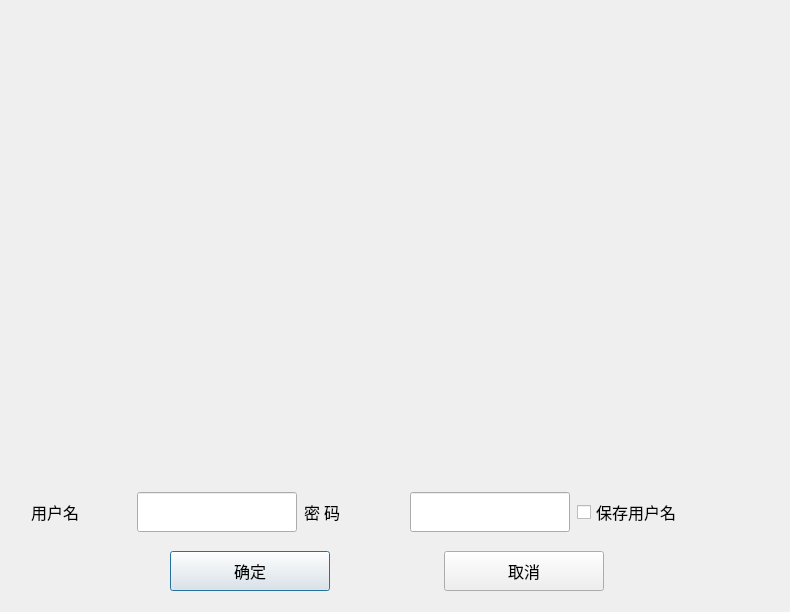
<?xml version="1.0" encoding="UTF-8"?>
<ui version="4.0">
 <class>LoginDialog</class>
 <widget class="QDialog" name="LoginDialog">
  <property name="geometry">
   <rect>
    <x>0</x>
    <y>0</y>
    <width>790</width>
    <height>612</height>
   </rect>
  </property>
  <property name="font">
   <font>
    <family>Times New Roman</family>
    <pointsize>12</pointsize>
   </font>
  </property>
  <property name="windowTitle">
   <string>Dialog</string>
  </property>
  <widget class="QLabel" name="label">
   <property name="geometry">
    <rect>
     <x>20</x>
     <y>20</y>
     <width>731</width>
     <height>451</height>
    </rect>
   </property>
   <property name="minimumSize">
    <size>
     <width>1</width>
     <height>0</height>
    </size>
   </property>
   <property name="maximumSize">
    <size>
     <width>2000</width>
     <height>2000</height>
    </size>
   </property>
   <property name="text">
    <string/>
   </property>
   <property name="pixmap">
    <pixmap resource="images.qrc">:/images/splash2.jpg</pixmap>
   </property>
   <property name="scaledContents">
    <bool>true</bool>
   </property>
  </widget>
  <widget class="QWidget" name="">
   <property name="geometry">
    <rect>
     <x>30</x>
     <y>490</y>
     <width>710</width>
     <height>44</height>
    </rect>
   </property>
   <layout class="QHBoxLayout" name="horizontalLayout_3">
    <item>
     <layout class="QHBoxLayout" name="horizontalLayout">
      <item>
       <widget class="QLabel" name="label_2">
        <property name="minimumSize">
         <size>
          <width>100</width>
          <height>40</height>
         </size>
        </property>
        <property name="maximumSize">
         <size>
          <width>100</width>
          <height>40</height>
         </size>
        </property>
        <property name="text">
         <string>用户名</string>
        </property>
       </widget>
      </item>
      <item>
       <widget class="QLineEdit" name="editUser">
        <property name="minimumSize">
         <size>
          <width>160</width>
          <height>40</height>
         </size>
        </property>
        <property name="maximumSize">
         <size>
          <width>160</width>
          <height>40</height>
         </size>
        </property>
       </widget>
      </item>
     </layout>
    </item>
    <item>
     <layout class="QHBoxLayout" name="horizontalLayout_2">
      <item>
       <widget class="QLabel" name="label_3">
        <property name="minimumSize">
         <size>
          <width>100</width>
          <height>40</height>
         </size>
        </property>
        <property name="maximumSize">
         <size>
          <width>100</width>
          <height>40</height>
         </size>
        </property>
        <property name="text">
         <string>密 码</string>
        </property>
       </widget>
      </item>
      <item>
       <widget class="QLineEdit" name="editPSWD">
        <property name="minimumSize">
         <size>
          <width>160</width>
          <height>40</height>
         </size>
        </property>
        <property name="maximumSize">
         <size>
          <width>160</width>
          <height>40</height>
         </size>
        </property>
        <property name="echoMode">
         <enum>QLineEdit::Password</enum>
        </property>
       </widget>
      </item>
     </layout>
    </item>
    <item>
     <widget class="QCheckBox" name="chkBoxSave">
      <property name="minimumSize">
       <size>
        <width>160</width>
        <height>40</height>
       </size>
      </property>
      <property name="maximumSize">
       <size>
        <width>160</width>
        <height>40</height>
       </size>
      </property>
      <property name="text">
       <string>保存用户名</string>
      </property>
     </widget>
    </item>
   </layout>
  </widget>
  <widget class="QWidget" name="">
   <property name="geometry">
    <rect>
     <x>170</x>
     <y>550</y>
     <width>434</width>
     <height>42</height>
    </rect>
   </property>
   <layout class="QHBoxLayout" name="horizontalLayout_4">
    <item>
     <widget class="QPushButton" name="btnOK">
      <property name="minimumSize">
       <size>
        <width>160</width>
        <height>40</height>
       </size>
      </property>
      <property name="maximumSize">
       <size>
        <width>160</width>
        <height>40</height>
       </size>
      </property>
      <property name="text">
       <string>确定</string>
      </property>
      <property name="icon">
       <iconset resource="C:/Users/Lenovo/Desktop/资源/QT5.9Samp2019/chap06Forms/samp6_5SplashLogin/res.qrc">
        <normaloff>:/images/images/704.bmp</normaloff>:/images/images/704.bmp</iconset>
      </property>
     </widget>
    </item>
    <item>
     <spacer name="horizontalSpacer_3">
      <property name="orientation">
       <enum>Qt::Horizontal</enum>
      </property>
      <property name="sizeHint" stdset="0">
       <size>
        <width>100</width>
        <height>40</height>
       </size>
      </property>
     </spacer>
    </item>
    <item>
     <widget class="QPushButton" name="btnCancel">
      <property name="minimumSize">
       <size>
        <width>160</width>
        <height>40</height>
       </size>
      </property>
      <property name="maximumSize">
       <size>
        <width>160</width>
        <height>40</height>
       </size>
      </property>
      <property name="text">
       <string>取消</string>
      </property>
      <property name="icon">
       <iconset resource="C:/Users/Lenovo/Desktop/资源/QT5.9Samp2019/chap06Forms/samp6_5SplashLogin/res.qrc">
        <normaloff>:/images/images/706.bmp</normaloff>:/images/images/706.bmp</iconset>
      </property>
     </widget>
    </item>
   </layout>
  </widget>
 </widget>
 <resources>
  <include location="images.qrc"/>
  <include location="C:/Users/Lenovo/Desktop/资源/QT5.9Samp2019/chap06Forms/samp6_5SplashLogin/res.qrc"/>
 </resources>
 <connections/>
</ui>
